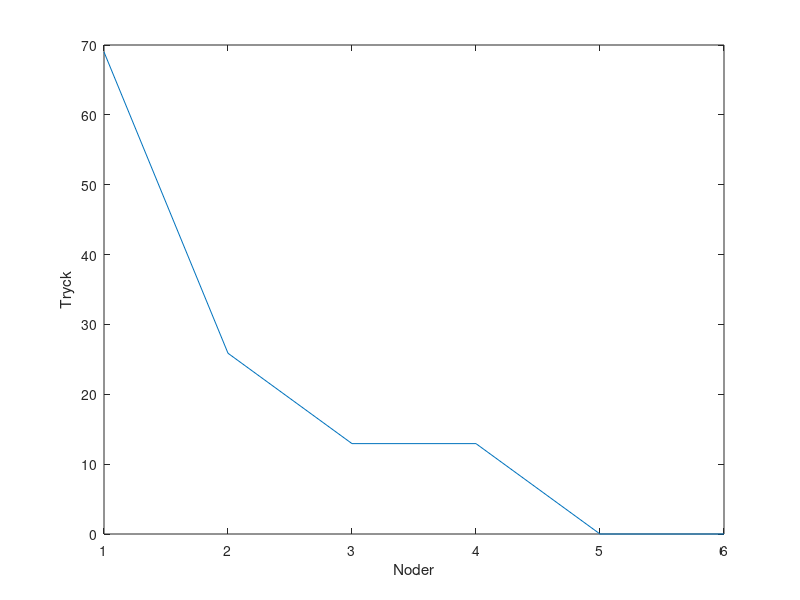

This chart was generated by the following MATLAB code:
A = [ 1.0 0 0 0 0 0; 0.3 -1.3 0.5 0.5 0 0; 0 0.5 -1.6 0.6 0 0.5; 0 0.5 0.6 -1.6 0.5 0; 0 0 0 0 1.0 0; 0 0 0 0 0 1.0];
b = [69; 0; 0; 0; 0; 0;];
x = A\b;

plot(x); xlabel('Noder'); ylabel('Tryck');
medeltryck = mean(x);